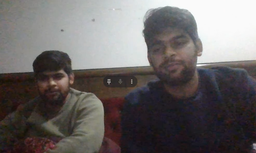
#> input picture maaj.png, 256 x 153 px, shrunk from 1237 x 737 before the run
$ jupyter execute ForthLab.ipynb
#> lines starting #> are read from the running program, lines starting #| are printed output that depends on the picture
[cell 1]
class Student:
    def __init__(self, matrix) -> None:
        self.matrix = matrix

class Portal(Student):
    def __init__(self, matrix) -> None:
        super().__init__(matrix)
        self.matrix[0].append('Grade')

    def assign_grade(self, sapid):
#> called with sapid = '70121929'
        for i in range(1, len(self.matrix), 1):
            # # self.matrix[i].append("Math")
            if self.matrix[i][1] == sapid:
                percentage = self.matrix[i][3]/25 * 100
                if percentage > 80:
                    self.matrix[i].append('A')
                elif percentage < 80 and percentage > 70:
                    self.matrix[i].append('B')
                else:
                    self.matrix[i].append('C')
                return

    def display_result(self, rnum):
#> called with rnum = '70121929'
        for i in range(1, len(self.matrix), 1):
            if self.matrix[i][1] == rnum:
                print(self.matrix[i])


student = [
    ['Name', 'SapId', 'Subject', 'Marks'],
    ['Hasham', '70120545', 'Math', 14],
    ['Ali', '70121929', 'Biology', 25]
    ]

# h = ['hello']

std = Portal(student)

std.assign_grade('70121929')

std.display_result('70121929')


# student.append("Hasham")

# print(student)

[cell 2]
# pip install opencv-python
import cv2

# img = cv2.imread('maaj.png', cv2.IMREAD_GRAYSCALE)
img = cv2.imread('maaj.png')
#> img is the input picture: shape (153, 256, 3); mean B, G, R 102.8, 103.4, 107.8

for i in range(img.shape[0]):
    for j in range(img.shape[1]):
        total = (img[i][j][0]/3) + (img[i][j][1]/3) + (img[i][j][2]/3)
        img[i][j][0] = total
        img[i][j][1] = total
        img[i][j][2] = total
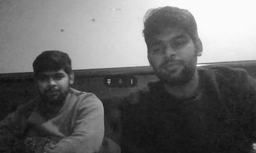
#> img: shape (153, 256, 3); min 12, max 255, mean 104.4

cv2.imshow('image', img)
cv2.waitKey(0)
cv2.destroyAllWindows()

[cell 3]
import cv2

def hist_plot(img):

    # empty list to store the count
    # of each intensity value
    count =[]

    # empty list to store intensity
    # value
    r = []

    # loop to traverse each intensity
    # value
    for k in range(0, 256):
        r.append(k)
        count1 = 0

        # loops to traverse each pixel in
        # the image
        for i in range(m):
            for j in range(n):
                if img[i, j]== k:
                    count1+= 1
        count.append(count1)

    return (r, count)


img = cv2.imread('maaj.png', 0)
#> img: shape (153, 256); min 11, max 255, mean 104.2

# To ascertain total numbers of rows and
# columns of the image, size of the image
m, n = img.shape
#> m = 153; n = 256
r1, count1 = hist_plot(img)
#> r1 = 256 values from 0 to 255; count1 = 256 values, max 1927 at index 250, min 0 at index 0, mean 153

# [7 lines of commented-out code are left out]
constant = (255-0)/(img.max()-img.min())
#> constant = 1.05
img_stretch = img * constant
r, count = hist_plot(img_stretch)
#> r = 256 values from 0 to 255; count = 256 values from 0 to 0

# [7 lines of commented-out code are left out]
cv2.imshow('image', img_stretch)
cv2.waitKey(0)
cv2.destroyAllWindows()
